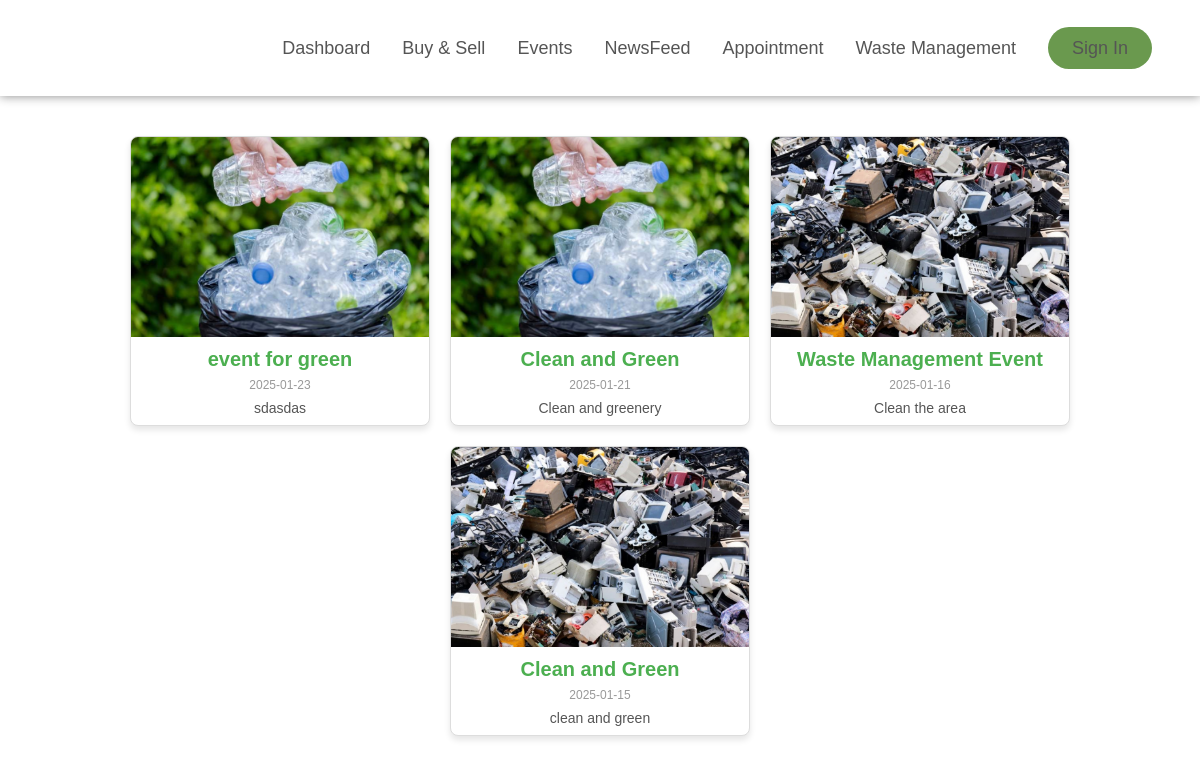
The app's page /Pages/events.php with its own data.
### tables this page shows
CREATE TABLE `events` (
  `id` int(11) NOT NULL,
  `name` varchar(255) NOT NULL,
  `date` date NOT NULL,
  `description` text NOT NULL,
  `image` varchar(255) NOT NULL
);

### Pages/events.php (the view, shortened to what this page needs)
<?php
$conn = new mysqli('sql108.infinityfree.com', 'if0_38046482', 'kmMN1faknH', 'if0_38046482_barangay_labogon');
$isLoggedIn = isset($_SESSION['user_id']);
?>
<!DOCTYPE html>
<html lang="en">
<head>
    <link rel="stylesheet" href="/labogon/style.css">
</head>
<body>
<header class="header">
    <div class="logo-img">
    <img class="logopic" src="/labogon/logo.png" alt="" />
    </div>
    <nav class="main-nav">
        <?php if ($isLoggedIn): ?>
            <ul class="main-nav-list">
                <li><a class="main-nav-link" href="../index.php">Dashboard</a></li>
                <li><a class="main-nav-link" href="buyandsell.php">Buy & Sell</a></li>
                <li><a class="main-nav-link" href="events.php">Events</a></li>
                <li><a class="main-nav-link" href="newsfeed.php">NewsFeed</a></li>
                <li><a class="main-nav-link" href="appointments.php">Appointment</a></li>
                <li><a class="main-nav-link" href="wastemanagement.php">Waste Management</a></li>
                <li>Welcome, <?php echo htmlspecialchars($_SESSION['username']); ?>!</li>
                <li><a class="main-nav-link nav-cta" href="logout.php">Logout</a></li>
            </ul>
        <?php else: ?>
            <ul class="main-nav-list">
                <li><a class="main-nav-link" href="../index.php">Dashboard</a></li>
                <li><a class="main-nav-link" href="buyandsell.php">Buy & Sell</a></li>
                <li><a class="main-nav-link" href="events.php">Events</a></li>
                <li><a class="main-nav-link" href="newsfeed.php">NewsFeed</a></li>
                <li><a class="main-nav-link" href="appointments.php">Appointment</a></li>
                <li><a class="main-nav-link" href="wastemanagement.php">Waste Management</a></li>
                <li><a class="main-nav-link nav-cta" href="/labogon/login.php">Sign In</a></li>
            </ul>
        <?php endif; ?>
    </nav>
</header>
<main>
    <section class="card-container">
        <?php
        $result = $conn->query("SELECT * FROM events ORDER BY date DESC");
        while ($row = $result->fetch_assoc()):
            $imagePath = "/labogon/" . htmlspecialchars($row['image']);
        ?>
            <div class="card">
                <img src="<?= $imagePath ?>" alt="Event Image" style="width: 100%; height: 200px; object-fit: cover;">
                <h3><?= htmlspecialchars($row['name']) ?></h3>
                <p class="date"><?= htmlspecialchars($row['date']) ?></p>
                <p><?= htmlspecialchars($row['description']) ?></p>
            </div>
        <?php endwhile; ?>
    </section>
</main>
</body>
</html>

### style.css (style rules this page uses)
* { margin: 0; padding: 0; box-sizing: border-box; }
html { font-size: 10px; overflow-x: hidden; }
body { font-family: sans-serif; line-height: 1; font-weight: 400; color: #555; overflow-x: hidden; }
.header { display: flex; justify-content: space-between; align-items: center; background-color: #fff; box-shadow: 0 0 1rem #888888; height: 9.6rem; padding: 0 4.8rem; color: #6a994e; position: relative; }
.logo-img { width: 10rem; height: 10rem; display: flex; }
.logo-img .logopic { width: 100%; }
.main-nav-list { list-style: none; display: flex; align-items: center; gap: 3.2rem; }
.main-nav-link:link, .main-nav-link:visited { display: inline-block; text-decoration: none; color: #555; font-weight: 500; font-size: 1.8rem; transition: all 0.3s; }
.main-nav-link:link.nav-cta:link, .main-nav-link:link.nav-cta:visited { padding: 1.2rem 2.4rem; border-radius: 18rem; background-color: #6a994e; }

### Pages/events.php (style rules this page uses)
main { padding: 20px; }
.card-container { display: flex; flex-wrap: wrap; justify-content: center; gap: 20px; padding: 20px; }
.card { background-color: #fff; border: 1px solid #ddd; border-radius: 8px; box-shadow: 0 4px 6px rgba(0, 0, 0, 0.1); overflow: hidden; width: 300px; text-align: center; transition: transform 0.2s; }
.card img { width: 100%; height: 200px; object-fit: cover; }
.card h3 { font-size: 20px; color: #4CAF50; margin: 10px 0; }
.card p { font-size: 14px; color: #555; margin: 0 10px 10px; }
.card .date { font-size: 12px; color: #999; margin-bottom: 10px; }

### records on screen
events: image (picture), name "event for green", date "2025-01-23", description "sdasdas"
events: image (picture), name "Clean and Green", date "2025-01-21", description "Clean and greenery"
events: image (picture), name "Waste Management Event", date "2025-01-16", description "Clean the area"
events: image (picture), name "Clean and Green", date "2025-01-15", description "clean and green"
